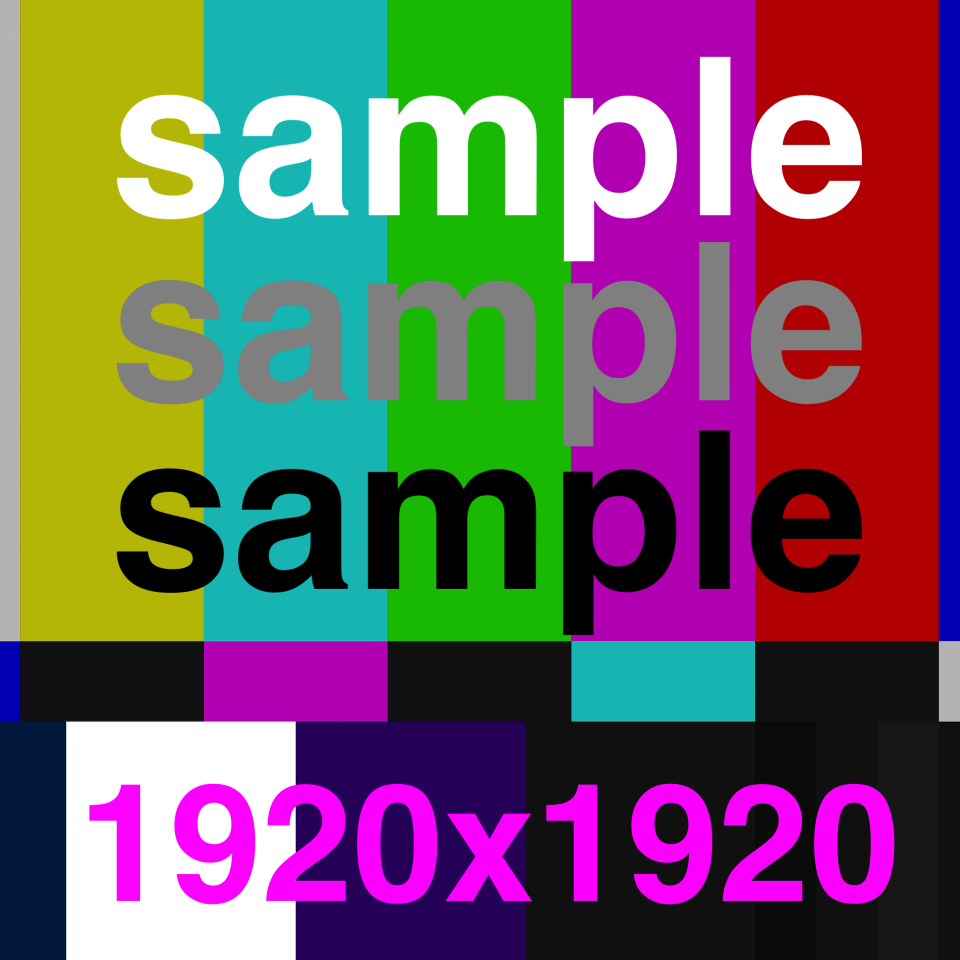
#> input picture sample_images/sample_1920x1920.jpg, 1920 x 1920 px (shown at 1/2 size)
$ python -i image_data.py   (imports and definitions only)   (older library calls are emulated)
#> lines starting #> are read from the running program, lines starting #| are printed output that depends on the picture; after the words box and inside, x2 and y2 are one past the last pixel; in counts of white or black regions, pixels touching at a corner belong together
#!/usr/bin/python3
# -*-coding:utf-8-*-

import numpy as np
import skimage as ski
import skimage.color
import skimage.feature
import skimage.filters
import skimage.transform
from PIL import Image, ImageEnhance


# [14 lines left out: functions _pack_block, binimage2bitstream, not called in this run]


def im2binimage(im, conversion="threshold"):
    # convert standard numpy array image to bin_image
#> called with conversion = 'threshold'
    fixed_width = 384
    if (len(im.shape) != 2):
        im = ski.color.rgb2gray(im)
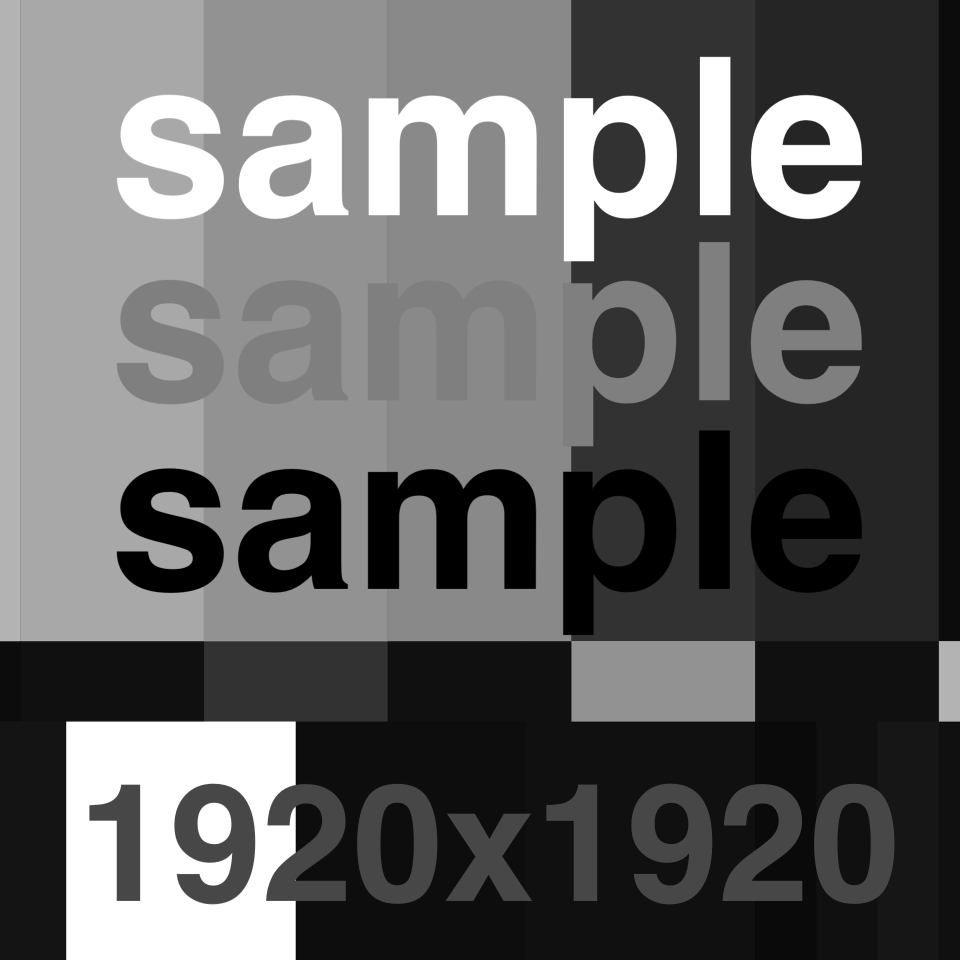
#> im: shape (1920, 1920) float64 (shown at 1/2 size); min 0, max 1, mean 0.385
    im = ski.transform.resize(im, (round(fixed_width / im.shape[1] * im.shape[0]), fixed_width))
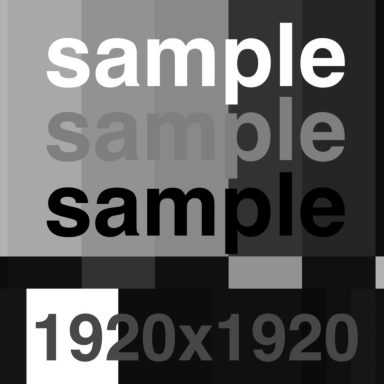
#> im: shape (384, 384) float64; min 0, max 1, mean 0.384
    if conversion == "threshold":
        ret = (im < ski.filters.threshold_li(im)).astype(int)
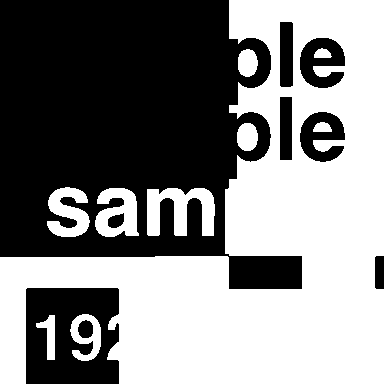
#> ret: shape (384, 384) int64; values 0 (black) and 1 (white), 51.6% white; 9 black regions, largest, box (x1, y1, x2, y2) and area: (0, 0, 302, 289) 58935, (26, 288, 119, 384) 7234, (300, 38, 345, 88) 1471
    elif conversion == "edge":
        ret = 1 - (1 - (ski.feature.canny(im, sigma=2)))
    else:
        raise ValueError("Unsupported conversion method")
    return ret


# [87 lines left out: functions dither, im2binimage2, sirius, not called in this run]

>>> import cv2
>>> picture = cv2.cvtColor(cv2.imread('../sample_images/sample_1920x1920.jpg'), cv2.COLOR_BGR2RGB)
>>> result = im2binimage(picture)

$ run again, on sample_images/sample_240x240.jpg
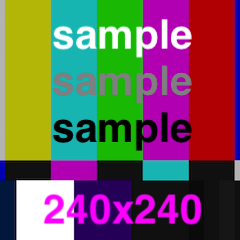
#> input picture sample_images/sample_240x240.jpg, 240 x 240 px
#> in im2binimage, `im = ski.transform.resize(im, (round(fixed_width / im.shape[1] * im.sh..`:
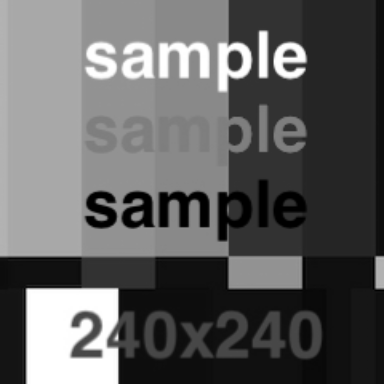
#> im: shape (384, 384) float64; min 0, max 1, mean 0.379
#> in im2binimage, `ret = (im < ski.filters.threshold_li(im)).astype(int)`:
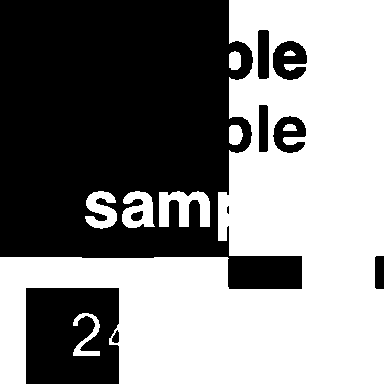
#> ret: shape (384, 384) int64; values 0 (black) and 1 (white), 52.2% white; 10 black regions (1 under 20 px), largest, box (x1, y1, x2, y2) and area: (0, 0, 302, 289) 59042, (26, 288, 119, 384) 8355, (273, 41, 307, 80) 929
